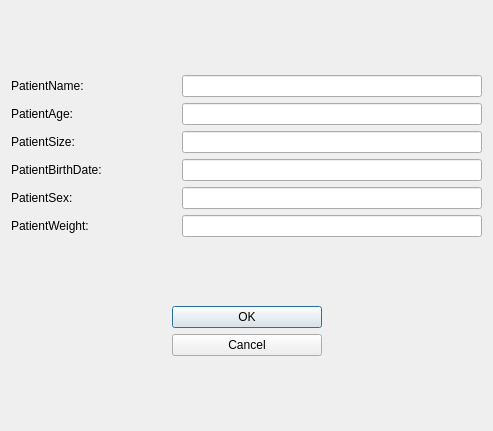
<?xml version="1.0" encoding="UTF-8"?>
<ui version="4.0">
 <class>Dialog</class>
 <widget class="QDialog" name="Dialog">
  <property name="geometry">
   <rect>
    <x>0</x>
    <y>0</y>
    <width>493</width>
    <height>431</height>
   </rect>
  </property>
  <property name="windowTitle">
   <string>Dialog</string>
  </property>
  <layout class="QVBoxLayout" name="verticalLayout">
   <item>
    <spacer name="verticalSpacer">
     <property name="orientation">
      <enum>Qt::Vertical</enum>
     </property>
     <property name="sizeHint" stdset="0">
      <size>
       <width>20</width>
       <height>58</height>
      </size>
     </property>
    </spacer>
   </item>
   <item>
    <layout class="QHBoxLayout" name="horizontalLayout_14"/>
   </item>
   <item>
    <layout class="QHBoxLayout" name="horizontalLayout_13">
     <item>
      <widget class="QLabel" name="label_13">
       <property name="text">
        <string>PatientName: </string>
       </property>
      </widget>
     </item>
     <item>
      <spacer name="horizontalSpacer_13">
       <property name="orientation">
        <enum>Qt::Horizontal</enum>
       </property>
       <property name="sizeHint" stdset="0">
        <size>
         <width>40</width>
         <height>20</height>
        </size>
       </property>
      </spacer>
     </item>
     <item>
      <widget class="QLineEdit" name="PatName">
       <property name="minimumSize">
        <size>
         <width>300</width>
         <height>0</height>
        </size>
       </property>
      </widget>
     </item>
    </layout>
   </item>
   <item>
    <layout class="QHBoxLayout" name="horizontalLayout_2">
     <property name="spacing">
      <number>0</number>
     </property>
     <property name="topMargin">
      <number>0</number>
     </property>
     <item>
      <widget class="QLabel" name="label_2">
       <property name="text">
        <string>PatientAge:</string>
       </property>
      </widget>
     </item>
     <item>
      <spacer name="horizontalSpacer">
       <property name="orientation">
        <enum>Qt::Horizontal</enum>
       </property>
       <property name="sizeHint" stdset="0">
        <size>
         <width>40</width>
         <height>20</height>
        </size>
       </property>
      </spacer>
     </item>
     <item>
      <widget class="QLineEdit" name="PatAge">
       <property name="minimumSize">
        <size>
         <width>300</width>
         <height>0</height>
        </size>
       </property>
      </widget>
     </item>
    </layout>
   </item>
   <item>
    <layout class="QHBoxLayout" name="horizontalLayout">
     <property name="topMargin">
      <number>0</number>
     </property>
     <item>
      <widget class="QLabel" name="label_3">
       <property name="text">
        <string>PatientSize:</string>
       </property>
      </widget>
     </item>
     <item>
      <spacer name="horizontalSpacer_2">
       <property name="orientation">
        <enum>Qt::Horizontal</enum>
       </property>
       <property name="sizeHint" stdset="0">
        <size>
         <width>40</width>
         <height>20</height>
        </size>
       </property>
      </spacer>
     </item>
     <item>
      <widget class="QLineEdit" name="PatSize">
       <property name="minimumSize">
        <size>
         <width>300</width>
         <height>0</height>
        </size>
       </property>
      </widget>
     </item>
    </layout>
   </item>
   <item>
    <layout class="QHBoxLayout" name="horizontalLayout_11">
     <item>
      <widget class="QLabel" name="label_11">
       <property name="text">
        <string>PatientBirthDate: </string>
       </property>
      </widget>
     </item>
     <item>
      <spacer name="horizontalSpacer_11">
       <property name="orientation">
        <enum>Qt::Horizontal</enum>
       </property>
       <property name="sizeHint" stdset="0">
        <size>
         <width>40</width>
         <height>20</height>
        </size>
       </property>
      </spacer>
     </item>
     <item>
      <widget class="QLineEdit" name="PatBirthDate">
       <property name="minimumSize">
        <size>
         <width>300</width>
         <height>0</height>
        </size>
       </property>
      </widget>
     </item>
    </layout>
   </item>
   <item>
    <layout class="QHBoxLayout" name="horizontalLayout_15">
     <item>
      <widget class="QLabel" name="label_15">
       <property name="text">
        <string>PatientSex: </string>
       </property>
      </widget>
     </item>
     <item>
      <spacer name="horizontalSpacer_15">
       <property name="orientation">
        <enum>Qt::Horizontal</enum>
       </property>
       <property name="sizeHint" stdset="0">
        <size>
         <width>40</width>
         <height>20</height>
        </size>
       </property>
      </spacer>
     </item>
     <item>
      <widget class="QLineEdit" name="PatSex">
       <property name="minimumSize">
        <size>
         <width>300</width>
         <height>0</height>
        </size>
       </property>
      </widget>
     </item>
    </layout>
   </item>
   <item>
    <layout class="QHBoxLayout" name="horizontalLayout_5">
     <property name="spacing">
      <number>7</number>
     </property>
     <property name="leftMargin">
      <number>0</number>
     </property>
     <property name="topMargin">
      <number>0</number>
     </property>
     <item>
      <widget class="QLabel" name="label">
       <property name="text">
        <string>PatientWeight: </string>
       </property>
      </widget>
     </item>
     <item>
      <spacer name="horizontalSpacer_16">
       <property name="orientation">
        <enum>Qt::Horizontal</enum>
       </property>
       <property name="sizeHint" stdset="0">
        <size>
         <width>20</width>
         <height>20</height>
        </size>
       </property>
      </spacer>
     </item>
     <item>
      <widget class="QLineEdit" name="PatWeight">
       <property name="sizePolicy">
        <sizepolicy hsizetype="Expanding" vsizetype="Fixed">
         <horstretch>0</horstretch>
         <verstretch>0</verstretch>
        </sizepolicy>
       </property>
       <property name="minimumSize">
        <size>
         <width>300</width>
         <height>0</height>
        </size>
       </property>
      </widget>
     </item>
    </layout>
   </item>
   <item>
    <spacer name="verticalSpacer_3">
     <property name="orientation">
      <enum>Qt::Vertical</enum>
     </property>
     <property name="sizeHint" stdset="0">
      <size>
       <width>20</width>
       <height>40</height>
      </size>
     </property>
    </spacer>
   </item>
   <item>
    <layout class="QHBoxLayout" name="horizontalLayout_3">
     <property name="topMargin">
      <number>0</number>
     </property>
     <item>
      <spacer name="horizontalSpacer_4">
       <property name="orientation">
        <enum>Qt::Horizontal</enum>
       </property>
       <property name="sizeHint" stdset="0">
        <size>
         <width>40</width>
         <height>20</height>
        </size>
       </property>
      </spacer>
     </item>
     <item>
      <widget class="QPushButton" name="ConfirmBtn">
       <property name="minimumSize">
        <size>
         <width>150</width>
         <height>0</height>
        </size>
       </property>
       <property name="text">
        <string>OK</string>
       </property>
      </widget>
     </item>
     <item>
      <spacer name="horizontalSpacer_3">
       <property name="orientation">
        <enum>Qt::Horizontal</enum>
       </property>
       <property name="sizeHint" stdset="0">
        <size>
         <width>40</width>
         <height>20</height>
        </size>
       </property>
      </spacer>
     </item>
    </layout>
   </item>
   <item>
    <layout class="QHBoxLayout" name="horizontalLayout_6">
     <property name="topMargin">
      <number>0</number>
     </property>
     <item>
      <spacer name="horizontalSpacer_6">
       <property name="orientation">
        <enum>Qt::Horizontal</enum>
       </property>
       <property name="sizeHint" stdset="0">
        <size>
         <width>40</width>
         <height>20</height>
        </size>
       </property>
      </spacer>
     </item>
     <item>
      <widget class="QPushButton" name="CancelBtn">
       <property name="minimumSize">
        <size>
         <width>150</width>
         <height>0</height>
        </size>
       </property>
       <property name="text">
        <string>Cancel</string>
       </property>
      </widget>
     </item>
     <item>
      <spacer name="horizontalSpacer_5">
       <property name="orientation">
        <enum>Qt::Horizontal</enum>
       </property>
       <property name="sizeHint" stdset="0">
        <size>
         <width>40</width>
         <height>20</height>
        </size>
       </property>
      </spacer>
     </item>
    </layout>
   </item>
   <item>
    <spacer name="verticalSpacer_2">
     <property name="orientation">
      <enum>Qt::Vertical</enum>
     </property>
     <property name="sizeHint" stdset="0">
      <size>
       <width>20</width>
       <height>57</height>
      </size>
     </property>
    </spacer>
   </item>
  </layout>
 </widget>
 <resources/>
 <connections/>
</ui>
